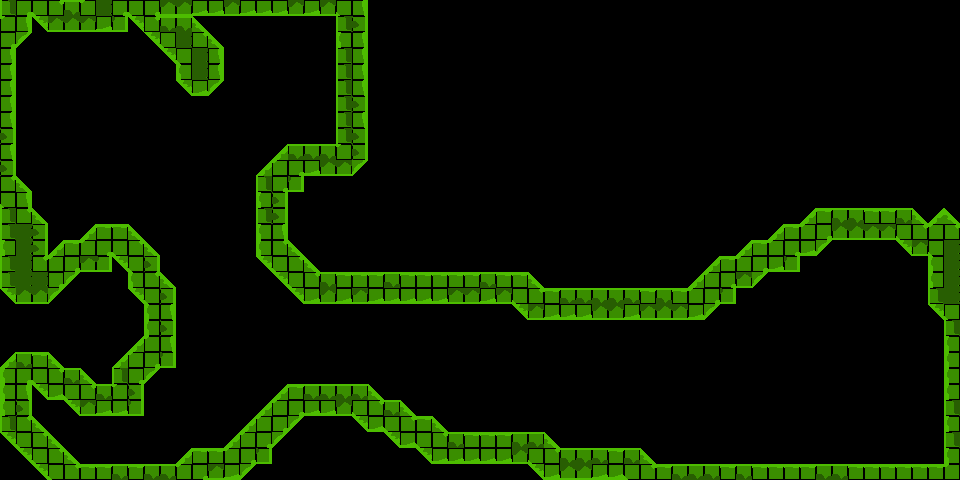

This is a level from a 2D game, rendered from its Tiled map with the project's own tilesets. A one-line summary and the complete map file follow:
An orthogonal 60x30 tile map with 16x16 px tiles, 1 tile layer (terrain) and 2 objects (finish-line, ball-spawn).

<map version="1.10" tiledversion="1.12.2" orientation="orthogonal" renderorder="right-down" width="60" height="30" tilewidth="16" tileheight="16" infinite="0" nextlayerid="3" nextobjectid="6">
 <properties>
  <property name="boost_line-capacity" type="float" value="20000" />
  <property name="cannon-count" type="int" value="3" />
  <property name="line-capacity" type="float" value="20000" />
 </properties>
 <tileset firstgid="1" source="tileset.tsx" />
 <layer id="1" name="terrain" width="60" height="30">
  <data encoding="csv">
14,7,9,29,4,31,15,7,9,7,26,26,8,8,26,8,8,8,26,8,26,9,18,0,0,0,0,0,0,0,0,0,0,0,0,0,0,0,0,0,0,0,0,0,0,0,0,0,0,0,0,0,0,0,0,0,0,0,0,0,
31,18,90,26,26,26,8,27,90,29,4,4,80,0,0,0,0,0,0,0,0,14,16,0,0,0,0,0,0,0,0,0,0,0,0,0,0,0,0,0,0,0,0,0,0,0,0,0,0,0,0,0,0,0,0,0,0,0,0,0,
7,91,0,0,0,0,0,0,0,90,9,15,29,80,0,0,0,0,0,0,0,20,18,0,0,0,0,0,0,0,0,0,0,0,0,0,0,0,0,0,0,0,0,0,0,0,0,0,0,0,0,0,0,0,0,0,0,0,0,0,
18,0,0,0,0,0,0,0,0,0,90,9,15,18,0,0,0,0,0,0,0,14,18,0,0,0,0,0,0,0,0,0,0,0,0,0,0,0,0,0,0,0,0,0,0,0,0,0,0,0,0,0,0,0,0,0,0,0,0,0,
18,0,0,0,0,0,0,0,0,0,0,20,15,18,0,0,0,0,0,0,0,14,18,0,0,0,0,0,0,0,0,0,0,0,0,0,0,0,0,0,0,0,0,0,0,0,0,0,0,0,0,0,0,0,0,0,0,0,0,0,
18,0,0,0,0,0,0,0,0,0,0,90,8,91,0,0,0,0,0,0,0,14,18,0,0,0,0,0,0,0,0,0,0,0,0,0,0,0,0,0,0,0,0,0,0,0,0,0,0,0,0,0,0,0,0,0,0,0,0,0,
18,0,0,0,0,0,0,0,0,0,0,0,0,0,0,0,0,0,0,0,0,14,16,0,0,0,0,0,0,0,0,0,0,0,0,0,0,0,0,0,0,0,0,0,0,0,0,0,0,0,0,0,0,0,0,0,0,0,0,0,
18,0,0,0,0,0,0,0,0,0,0,0,0,0,0,0,0,0,0,0,0,14,18,0,0,0,0,0,0,0,0,0,0,0,0,0,0,0,0,0,0,0,0,0,0,0,0,0,0,0,0,0,0,0,0,0,0,0,0,0,
16,0,0,0,0,0,0,0,0,0,0,0,0,0,0,0,0,0,0,0,0,14,16,0,0,0,0,0,0,0,0,0,0,0,0,0,0,0,0,0,0,0,0,0,0,0,0,0,0,0,0,0,0,0,0,0,0,0,0,0,
18,0,0,0,0,0,0,0,0,0,0,0,0,0,0,0,0,79,4,4,4,31,16,0,0,0,0,0,0,0,0,0,0,0,0,0,0,0,0,0,0,0,0,0,0,0,0,0,0,0,0,0,0,0,0,0,0,0,0,0,
16,0,0,0,0,0,0,0,0,0,0,0,0,0,0,0,79,31,7,8,26,26,91,0,0,0,0,0,0,0,0,0,0,0,0,0,0,0,0,0,0,0,0,0,0,0,0,0,0,0,0,0,0,0,0,0,0,0,0,0,
29,80,0,0,0,0,0,0,0,0,0,0,0,0,0,0,14,7,27,0,0,0,0,0,0,0,0,0,0,0,0,0,0,0,0,0,0,0,0,0,0,0,0,0,0,0,0,0,0,0,0,0,0,0,0,0,0,0,0,0,
9,18,0,0,0,0,0,0,0,0,0,0,0,0,0,0,20,16,0,0,0,0,0,0,0,0,0,0,0,0,0,0,0,0,0,0,0,0,0,0,0,0,0,0,0,0,0,0,0,0,0,0,0,0,0,0,0,0,0,0,
14,29,80,0,0,0,0,0,0,0,0,0,0,0,0,0,14,16,0,0,0,0,0,0,0,0,0,0,0,0,0,0,0,0,0,0,0,0,0,0,0,0,0,0,0,0,0,0,0,0,79,30,4,4,30,30,4,80,79,80,
14,15,16,0,0,79,30,30,80,0,0,0,0,0,0,0,20,18,0,0,0,0,0,0,0,0,0,0,0,0,0,0,0,0,0,0,0,0,0,0,0,0,0,0,0,0,0,0,79,30,31,7,26,26,26,26,9,29,31,29,
20,15,16,79,30,31,7,9,29,80,0,0,0,0,0,0,20,29,80,0,0,0,0,0,0,0,0,0,0,0,0,0,0,0,0,0,0,0,0,0,0,0,0,0,0,0,79,30,31,7,8,91,0,0,0,0,90,26,9,15,
14,15,29,31,7,26,27,90,9,16,0,0,0,0,0,0,90,9,29,80,0,0,0,0,0,0,0,0,0,0,0,0,0,0,0,0,0,0,0,0,0,0,0,0,79,30,31,7,8,27,0,0,0,0,0,0,0,0,20,15,
14,15,15,7,91,0,0,0,20,29,80,0,0,0,0,0,0,90,9,29,4,30,30,30,4,30,30,30,30,30,4,30,30,80,0,0,0,0,0,0,0,0,0,79,31,7,26,91,0,0,0,0,0,0,0,0,0,0,20,15,
90,26,26,91,0,0,0,0,90,9,16,0,0,0,0,0,0,0,90,8,26,8,26,8,8,8,8,8,26,26,8,26,9,29,30,4,4,4,4,4,30,4,30,31,7,27,0,0,0,0,0,0,0,0,0,0,0,0,14,15,
0,0,0,0,0,0,0,0,0,20,18,0,0,0,0,0,0,0,0,0,0,0,0,0,0,0,0,0,0,0,0,0,90,26,8,8,8,26,26,8,26,26,26,8,91,0,0,0,0,0,0,0,0,0,0,0,0,0,90,9,
0,0,0,0,0,0,0,0,0,20,16,0,0,0,0,0,0,0,0,0,0,0,0,0,0,0,0,0,0,0,0,0,0,0,0,0,0,0,0,0,0,0,0,0,0,0,0,0,0,0,0,0,0,0,0,0,0,0,0,14,
0,0,0,0,0,0,0,0,79,31,18,0,0,0,0,0,0,0,0,0,0,0,0,0,0,0,0,0,0,0,0,0,0,0,0,0,0,0,0,0,0,0,0,0,0,0,0,0,0,0,0,0,0,0,0,0,0,0,0,20,
79,4,30,80,0,0,0,79,31,7,27,0,0,0,0,0,0,0,0,0,0,0,0,0,0,0,0,0,0,0,0,0,0,0,0,0,0,0,0,0,0,0,0,0,0,0,0,0,0,0,0,0,0,0,0,0,0,0,0,20,
20,7,9,29,4,80,0,14,7,91,0,0,0,0,0,0,0,0,0,0,0,0,0,0,0,0,0,0,0,0,0,0,0,0,0,0,0,0,0,0,0,0,0,0,0,0,0,0,0,0,0,0,0,0,0,0,0,0,0,20,
20,18,90,8,9,29,4,31,16,0,0,0,0,0,0,0,0,79,30,4,4,4,4,80,0,0,0,0,0,0,0,0,0,0,0,0,0,0,0,0,0,0,0,0,0,0,0,0,0,0,0,0,0,0,0,0,0,0,0,20,
20,16,0,0,90,26,8,8,27,0,0,0,0,0,0,0,79,31,7,8,8,26,9,29,4,80,0,0,0,0,0,0,0,0,0,0,0,0,0,0,0,0,0,0,0,0,0,0,0,0,0,0,0,0,0,0,0,0,0,14,
14,29,80,0,0,0,0,0,0,0,0,0,0,0,0,79,31,7,91,0,0,0,90,8,9,29,30,80,0,0,0,0,0,0,0,0,0,0,0,0,0,0,0,0,0,0,0,0,0,0,0,0,0,0,0,0,0,0,0,20,
90,9,29,80,0,0,0,0,0,0,0,0,0,0,79,31,7,91,0,0,0,0,0,0,90,8,9,29,4,30,30,30,4,4,80,0,0,0,0,0,0,0,0,0,0,0,0,0,0,0,0,0,0,0,0,0,0,0,0,14,
0,90,9,29,80,0,0,0,0,0,0,79,30,30,31,7,27,0,0,0,0,0,0,0,0,0,90,8,8,8,8,8,26,9,29,4,4,4,30,4,80,0,0,0,0,0,0,0,0,0,0,0,0,0,0,0,0,0,0,20,
0,0,90,9,29,30,30,4,30,4,4,31,7,26,8,91,0,0,0,0,0,0,0,0,0,0,0,0,0,0,0,0,0,90,8,26,26,8,8,9,29,30,4,4,4,30,4,30,30,30,30,4,4,30,30,30,30,30,30,31
</data>
 </layer>
 <objectgroup id="2" name="game">
  <object id="2" name="finish-line" x="913.333" y="338.667">
   <polygon points="0,0 -1.33333,122.667 28,122.667 28,-2.66667" />
  </object>
  <object id="3" name="ball-spawn" x="37.3333" y="58.6667">
   <point />
  </object>
 </objectgroup>
</map>
